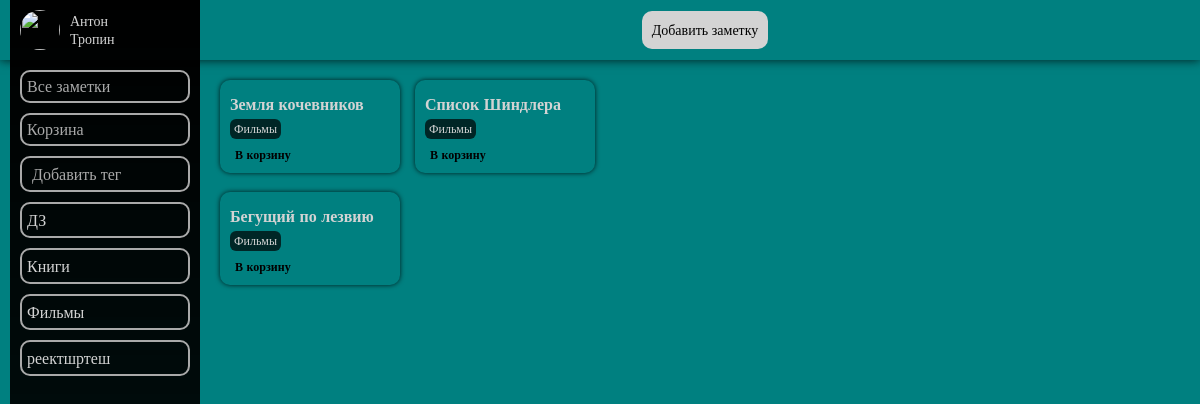
The page /notesByTag/9 (signed in) on the database as committed earlier.
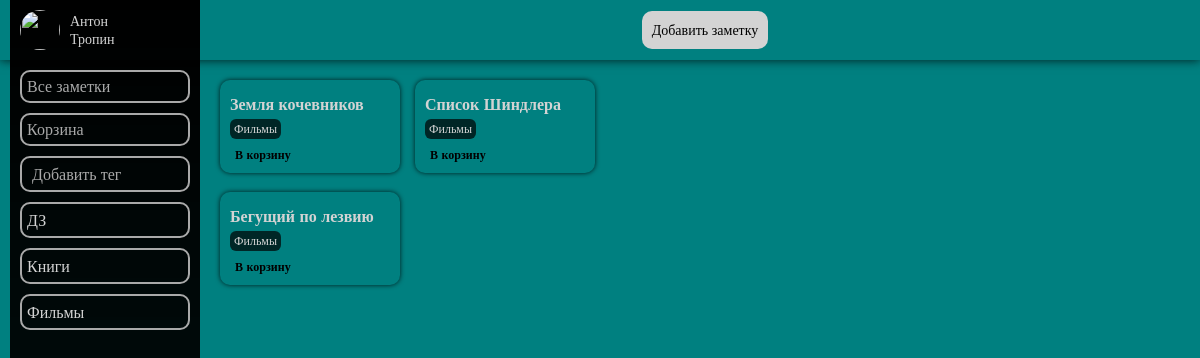
The same page on the database as committed later.
### DiarySiteApp/models.py (models this page shows, shortened)
class Tag(models.Model):
    account = models.ForeignKey(Account, on_delete=models.CASCADE)
    title = models.CharField('название тега', max_length=30, unique=True)
    def __str__(self):
        return self.title
    class Meta:
        verbose_name = 'Тег'
        verbose_name_plural = 'Теги'
        abstract = False

class Note(models.Model):
    account = models.ForeignKey(Account, on_delete=models.CASCADE)
    title = models.CharField('название заметки', max_length=30, null=True, blank=True)
    description = models.TextField('описание заметки', null=True, blank=True)
    planned_date = models.DateTimeField('запланированная дата', null=True, blank=True)
    on_repeat = models.BooleanField('повторяется')
    to_remind = models.BooleanField('напоминание')
    remind_date = models.DateTimeField('дата напоминания', null=True, blank=True)
    on_delete = models.BooleanField('удалено', default=False)
    delete_date = models.DateField('дата удаления', null=True, blank=True, editable=False)
    tag = models.ManyToManyField(Tag, blank=True)
    class Meta:
        verbose_name = 'Заметка'
        verbose_name_plural = 'Заметки'
        abstract = False
    @property
    def tags(self):
        return Tag.objects.filter(note = self)

### DiarySiteApp/views.py (the view)
# urls.py: re_path(r'^notesByTag/(?P<id>\d+)$', views.notesByTag, name = 'notesByTag'),
def notesByTag(request, id):
    user = User.objects.get(pk = request.user.pk)
    tags = user.account.tags
    tag = Tag.objects.get(id = id)
    notes = Note.objects.filter(
    account = user.account
    ).filter(
    tag = tag
    )
    photo = user.account.photo
    context ={
        'tags' : tags,
        'notes' : notes,
        'photo' : photo,
        'title' : f'{tag.title}'
    }
    return render(request, 'DiarySiteApp/main.html', context)

### DiarySiteApp/models.py (called while the page is built)
    @property
    def tags(self):
        return Tag.objects.filter(account = self)

### DiarySiteApp/templates/DiarySiteApp/main.html (shortened to what this page needs)
{% extends 'DiarySiteApp/notesOutput.html' %}
{% block notes %}
    <div class="notes_container">
        {% for note in notes %}
            <div class="card">
                <a href="noteform/{{note.id}}">
                    <div class="cardContent">
                        {% if note.title %}
                            <div class="cardName">{{note.title}}</div>
                        {% endif %}
                        {% if note.tags%}
                            <div class="cardTags">
                                {% for tag in tags %}
                                    {% if tag in note.tags %}
                                        <div class="tag">{{tag}}</div>
                                    {% endif %}
                                {% endfor %}
                            </div>
                        {% endif %}
                    </div>
                </a>
                <a href="{% url 'toTrashCan' note.id %}" id="delete" class="cardManipulationButton" onclick="deleteNote()">В корзину</a>
            </div>
        {% endfor %}
    </div>
{% endblock %}

### DiarySiteApp/templates/DiarySiteApp/notesOutput.html (shortened to what this page needs)
{% extends 'DiarySiteApp/base.html' %}
{% load static %}
{% block content %}
    {% if request.user.is_authenticated %}
        <header>
            <div class="header_content class">
                <a href="{% url 'noteform' 'add' %}" class="control_button">Добавить заметку</a>
            </div>
        </header>
        <div class="menu">
            <div class="profile">
                {% if user.socialaccount_set.all.0.get_avatar_url %}
                        <img class="avatar" src='{{ user.socialaccount_set.all.0.get_avatar_url }}'>
                {% else %}
                        {%if photo %}
                                <div>{{photo}}</div>
                        {%else%}
                                <img class="avatar" src='https://iupac.org/wp-content/uploads/2018/05/default-avatar.png'>
                        {% endif %}
                {% endif %}
                <a href="accounts/logout" title="Нажмите, чтобы выйти из аккаунта">
                    <div class="personal_information">
                            {% if user.first_name %}
                                <p>{{user.first_name}}</p>
                                <p>{{user.last_name}}</p>
                            {% else %}
                                <p>{{user}}</p>
                            {% endif %}
                    </div>
                </a>
            </div>
            <div class="tags_container" id="tags_container">
                <a href="{% url 'main' %}"><div class="tag_button">Все заметки</div></a>
                <a href="{% url 'trashCan' %}"><div class="tag_button">Корзина</div></a>
                <form method="POST" class="add_tag_form" id="tag_creation_form" data-url="{% url 'addTag' %}">
                    <input type="text" name="tag_title_input" autocomplete="off" class="input tag_title_input" placeholder="Добавить тег" required>
                    <button type="submit" class="save_tag_button"></button>
                </form>
                {% for tag in tags%}
                    <div class="custom_tag_button">
                        <a href="{% url 'notesByTag' tag.id %}"><div>{{tag.title}}</div></a>
                        <a href="{% url 'deleteTag' tag.id %}" class="delete_tag_button"></a>
                    </div>
                {% endfor %}
            </div>
        </div>
        {% block notes %}{% endblock %}
    {% endif %}
{% endblock %}

Rows that differ between the two databases and show on the page:
removed Tag: title "реектшртеш"
